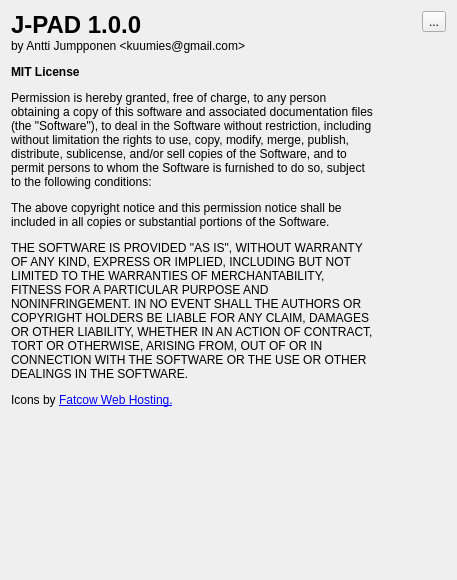
<?xml version="1.0" encoding="UTF-8"?>
<ui version="4.0">
 <class>AboutDialog</class>
 <widget class="QDialog" name="AboutDialog">
  <property name="geometry">
   <rect>
    <x>0</x>
    <y>0</y>
    <width>457</width>
    <height>580</height>
   </rect>
  </property>
  <property name="windowTitle">
   <string>About</string>
  </property>
  <layout class="QHBoxLayout" name="horizontalLayout" stretch="1,0,0">
   <item>
    <layout class="QVBoxLayout" name="verticalLayout_2">
     <item>
      <widget class="QLabel" name="label">
       <property name="text">
        <string>&lt;html&gt;&lt;head/&gt;&lt;body&gt;&lt;p&gt;&lt;span style=&quot; font-size:18pt; font-weight:600;&quot;&gt;J-PAD 1.0.0&lt;br/&gt;&lt;/span&gt;by Antti Jumpponen &amp;lt;kuumies@gmail.com&amp;gt;&lt;/p&gt;&lt;p&gt;&lt;span style=&quot; font-weight:600;&quot;&gt;MIT License&lt;/span&gt;&lt;/p&gt;&lt;p&gt;Permission is hereby granted, free of charge, to any person obtaining a copy of this software and associated documentation files (the &amp;quot;Software&amp;quot;), to deal in the Software without restriction, including without limitation the rights to use, copy, modify, merge, publish, distribute, sublicense, and/or sell copies of the Software, and to permit persons to whom the Software is furnished to do so, subject to the following conditions:&lt;/p&gt;&lt;p&gt;The above copyright notice and this permission notice shall be included in all copies or substantial portions of the Software.&lt;/p&gt;&lt;p&gt;THE SOFTWARE IS PROVIDED &amp;quot;AS IS&amp;quot;, WITHOUT WARRANTY OF ANY KIND, EXPRESS OR IMPLIED, INCLUDING BUT NOT LIMITED TO THE WARRANTIES OF MERCHANTABILITY, FITNESS FOR A PARTICULAR PURPOSE AND NONINFRINGEMENT. IN NO EVENT SHALL THE AUTHORS OR COPYRIGHT HOLDERS BE LIABLE FOR ANY CLAIM, DAMAGES OR OTHER LIABILITY, WHETHER IN AN ACTION OF CONTRACT, TORT OR OTHERWISE, ARISING FROM, OUT OF OR IN CONNECTION WITH THE SOFTWARE OR THE USE OR OTHER DEALINGS IN THE SOFTWARE.&lt;/p&gt;&lt;p&gt;Icons by &lt;a href=&quot;http://www.fatcow.com/free-icons&quot;&gt;&lt;span style=&quot; text-decoration: underline; color:#0000ff;&quot;&gt;Fatcow Web Hosting.&lt;/span&gt;&lt;/a&gt;&lt;/p&gt;&lt;/body&gt;&lt;/html&gt;</string>
       </property>
       <property name="alignment">
        <set>Qt::AlignLeading|Qt::AlignLeft|Qt::AlignTop</set>
       </property>
       <property name="wordWrap">
        <bool>true</bool>
       </property>
      </widget>
     </item>
     <item>
      <spacer name="verticalSpacer">
       <property name="orientation">
        <enum>Qt::Vertical</enum>
       </property>
       <property name="sizeHint" stdset="0">
        <size>
         <width>20</width>
         <height>40</height>
        </size>
       </property>
      </spacer>
     </item>
    </layout>
   </item>
   <item>
    <spacer name="horizontalSpacer">
     <property name="orientation">
      <enum>Qt::Horizontal</enum>
     </property>
     <property name="sizeHint" stdset="0">
      <size>
       <width>40</width>
       <height>20</height>
      </size>
     </property>
    </spacer>
   </item>
   <item>
    <layout class="QVBoxLayout" name="verticalLayout">
     <item>
      <widget class="QToolButton" name="finlandButton">
       <property name="text">
        <string>...</string>
       </property>
       <property name="icon">
        <iconset>
         <normaloff>://icons/flag_finland.png</normaloff>://icons/flag_finland.png</iconset>
       </property>
       <property name="iconSize">
        <size>
         <width>32</width>
         <height>32</height>
        </size>
       </property>
      </widget>
     </item>
     <item>
      <spacer name="verticalSpacer_2">
       <property name="orientation">
        <enum>Qt::Vertical</enum>
       </property>
       <property name="sizeHint" stdset="0">
        <size>
         <width>20</width>
         <height>40</height>
        </size>
       </property>
      </spacer>
     </item>
    </layout>
   </item>
  </layout>
 </widget>
 <resources/>
 <connections/>
</ui>
